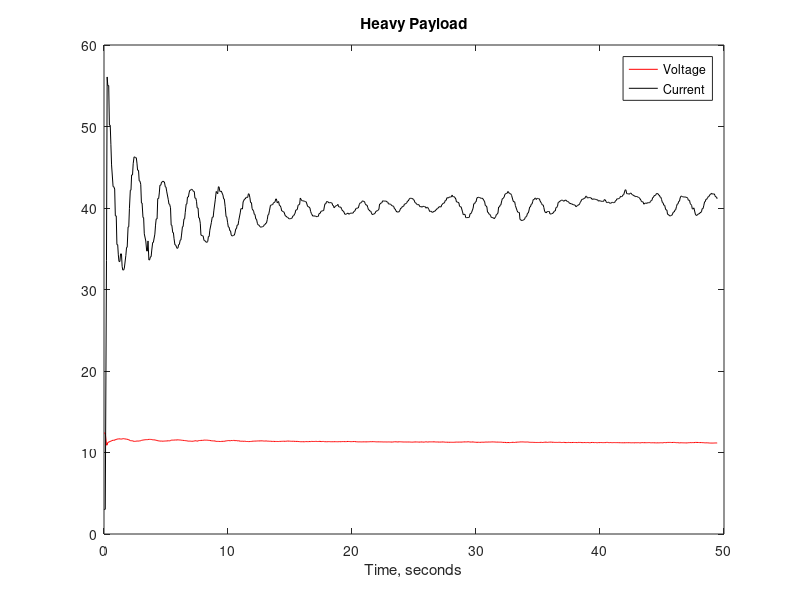
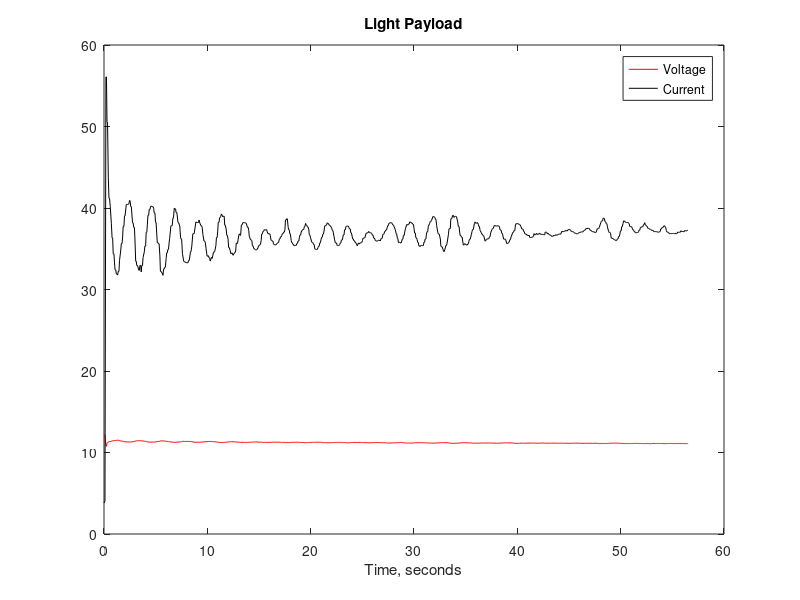

The MATLAB source for these figures, in order:
%% Battery Test Analysis
close all; clear all; clc; format compact;

%% Test 1 data and plot: heavy payload
data1 = csvread('battery_info_heavy.csv',1,0);
time1 = data1(:,1);       % Time in seconds
voltage1 = data1(:,2)./1000;    % Voltage in Volts
current1 = data1(:,3)./100;    % Current in Amps

% Zero first time:
time1 = time1-time1(1);

figure
plot(time1,voltage1,'r',time1,current1,'k')
title('Heavy Payload')
legend('Voltage','Current')
xlabel('Time, seconds')

%% Test 2 data and plot: Light payload
data2 = csvread('battery_info_light.txt',1,0);
time2 = data2(:,1);       % Time in seconds
voltage2 = data2(:,2)./1000;    % Voltage in Volts
current2 = data2(:,3)./100;    % Current in Amps

% Zero first time:
time2 = time2-time2(1);

figure
plot(time2,voltage2,'r',time2,current2,'k')
title('Light Payload')
legend('Voltage','Current')
xlabel('Time, seconds')

%% Statistical Analysis:
% find mean current and voltage over last 30 sec of each flight:
t1_start = find(time1>time1(end)-30,1);
t2_start = find(time2>time2(end)-30,1);

starttime1 = time1(t1_start)
mean_Voltage1 = mean(voltage1(t1_start:end))
std_Voltage1 = std(voltage1(t1_start:end))
mean_Current1 = mean(current1(t1_start:end))
std_Current1 = std(current1(t1_start:end))

starttime2 = time2(t2_start)
mean_Voltage2 = mean(voltage2(t2_start:end))
std_Voltage2 = std(voltage2(t2_start:end))
mean_Current2 = mean(current2(t2_start:end))
std_Current2 = std(current2(t2_start:end))

